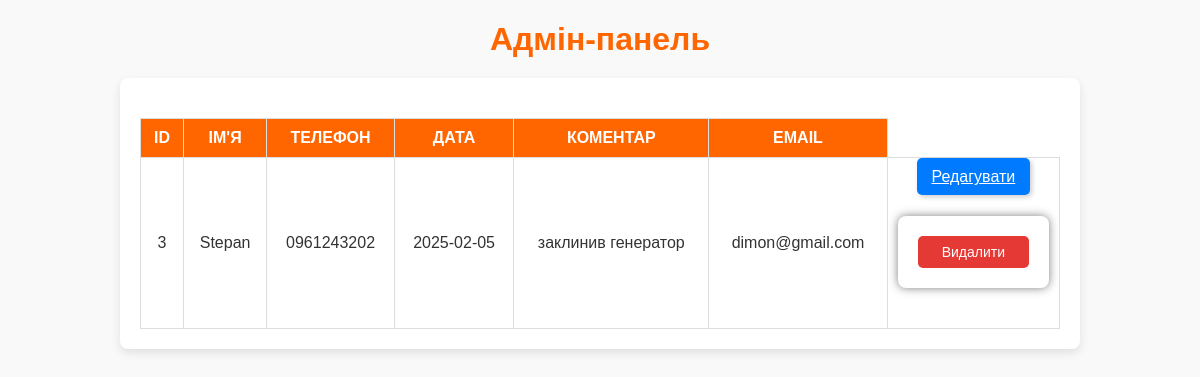
/admin, run on an earlier commit of the app's database.
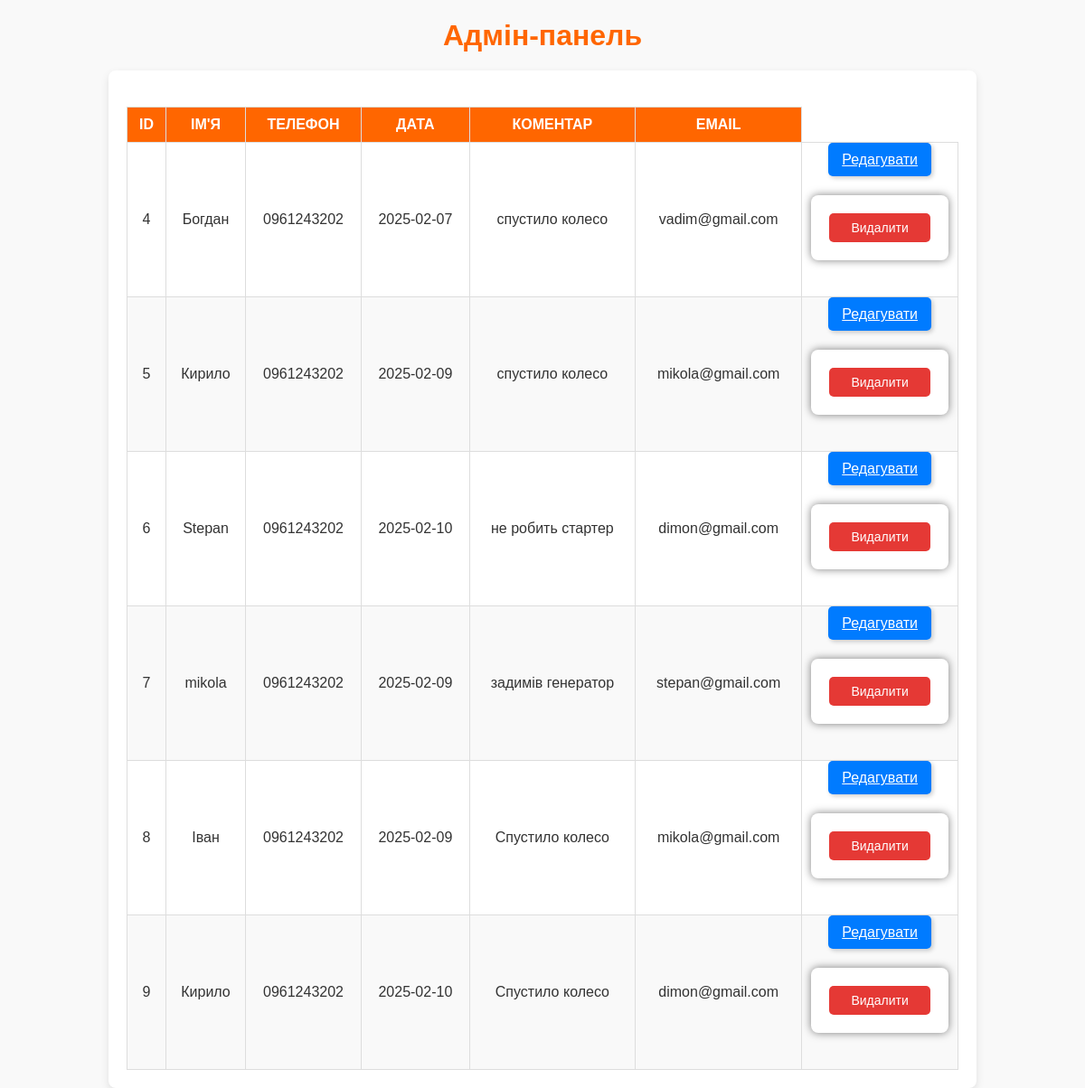
And on a later commit of the database.
### app.py (models this page shows)
class Booking(db.Model):
    id = db.Column(db.Integer, primary_key=True)
    name = db.Column(db.String(100), nullable=False)
    phone = db.Column(db.String(20), nullable=False)
    date = db.Column(db.String(20), nullable=False)
    comment = db.Column(db.Text, nullable=True)
    email = db.Column(db.String(120), nullable=False)

### app.py (the view)
@app.route('/admin')
def admin():
    bookings = Booking.query.all()
    return render_template('admin.html', bookings=bookings)

### templates/admin.html (shortened to what this page needs)
<!DOCTYPE html>
<html lang="uk">
<head>
    <link rel="stylesheet" href="{{ url_for('static', filename='css/styles.css') }}">
</head>
<body>
  <h1>Адмін-панель</h1>
   <div class="admin-container">
       <table>
           <thead>
            <tr>
                <th>ID</th>
                <th>Ім'я</th>
                <th>Телефон</th>
                <th>Дата</th>
                <th>Коментар</th>
                <th>Email</th>
            </tr>
           </thead>
           <tbody>
              {% for booking in bookings %}
              <tr>
                  <td>{{ booking.id }}</td>
                  <td>{{ booking.name }}</td>
                  <td>{{ booking.phone }}</td>
                  <td>{{ booking.date }}</td>
                  <td>{{ booking.comment }}</td>
                  <td>{{ booking.email }}</td>
                  <td>
                    <a href="{{url_for('update_booking', booking_id=booking.id) }}" class="edit-btn">Редагувати</a>
                    <form action="{{ url_for('delete_booking', booking_id=booking.id) }}" method="POST">
                        <button type="submit" class="delete-btn">Видалити</button>
                    </form>
                </td>
              </tr>
              {% endfor %}
            </tbody>
       </table>
   </div>
  </body>
</html>

### static/css/styles.css (style rules this page uses)
* { box-sizing: border-box; }
body { margin: 0; font-family: Arial, sans-serif; background-color: var(--background-color); color: var(--text-color); transition: background-color 0.3s ease, color 0.3s ease; }
a, button { transition: background-color 0.3s ease, color 0.3s ease, transform 0.2s ease; }
:root { --primary-color: #ff6600; --secondary-color: #f4f4f4; --text-color: #333; --background-color: #f9f9f9; --danger-color: #e53935; --success-color: #4CAF50; }
form { max-width: 500px; margin: 30px auto; background: #fff; padding: 20px; border-radius: 8px; box-shadow: 0 0 10px rgba(0, 0, 0, 0.5); }
form button { background-color: var(--primary-color); color: white; font-size: 18px; padding: 12px 20px; border: none; border-radius: 5px; cursor: pointer; display: block; width: 100%; }
table { width: 100%; border-collapse: collapse; margin-top: 20px; font-size: 16px; text-align: left; }
th, td { padding: 12px; border-bottom: 1px solid #ddd; }
th { background-color: #ff6600; color: white; font-weight: bold; text-transform: uppercase; }
tr:nth-child(even) { background-color: #f9f9f9; }
h1 { text-align: center; margin-bottom: 20px; }
.admin-container { width: 80%; margin: 0 auto; padding: 20px; background: #fff; border-radius: 8px; box-shadow: 0px 4px 10px rgba(0, 0, 0, 0.1); text-align: center; }
table { width: 100%; border-collapse: collapse; font-size: 16px; text-align: center; margin-top: 20px; }
th, td { padding: 10px; border: 1px solid #ddd; }
th { background-color: #ff6600; color: white; font-weight: bold; }
h1 { text-align: center; color: #ff6600; margin-bottom: 20px; }
.delete-btn { background-color: #e53935; color: white; padding: 8px 12px; border: none; border-radius: 5px; cursor: pointer; font-size: 14px; }
.edit-btn { background-color: #007BFF; color: white; font-size: 16px; padding: 10px 15px; border: none; border-radius: 5px; cursor: pointer; box-shadow: 2px 2px 5px rgba(0, 0, 0, 0.2); }

What changed in the data, as far as the page shows it:
removed Booking: id "3", name "Stepan", phone "0961243202", date "2025-02-05", comment "заклинив генератор", email "dimon@gmail.com"
added Booking: id "4", name "Богдан", phone "0961243202", date "2025-02-07", comment "спустило колесо", email "vadim@gmail.com"
added Booking: id "5", name "Кирило", phone "0961243202", date "2025-02-09", comment "спустило колесо", email "mikola@gmail.com"
added Booking: id "6", name "Stepan", phone "0961243202", date "2025-02-10", comment "не робить стартер", email "dimon@gmail.com"
added Booking: id "7", name "mikola", phone "0961243202", date "2025-02-09", comment "задимів генератор", email "stepan@gmail.com"
added Booking: id "8", name "Іван", phone "0961243202", date "2025-02-09", comment "Спустило колесо", email "mikola@gmail.com"
added Booking: id "9", name "Кирило", phone "0961243202", date "2025-02-10", comment "Спустило колесо", email "dimon@gmail.com"
